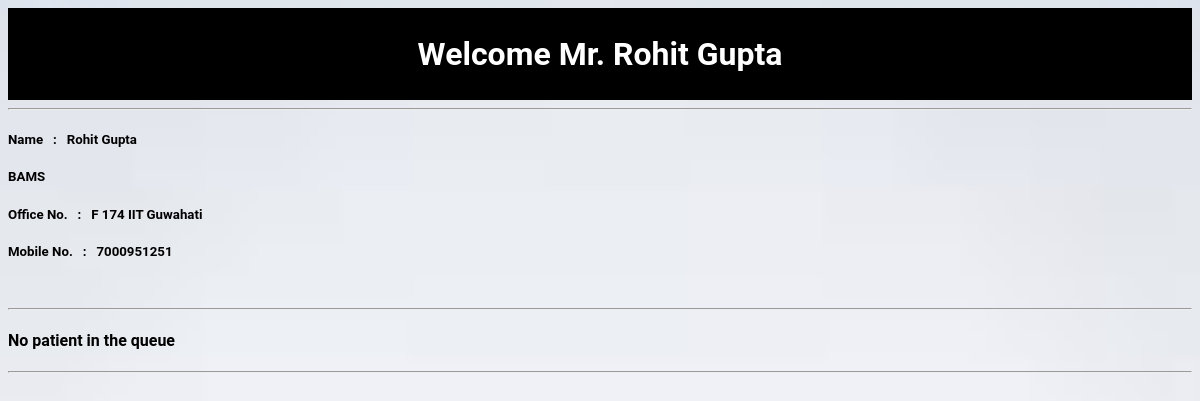
The page /doctor/2/ on the database its author committed.
### reception/models.py (models this page shows, shortened)
class doctor(models.Model):
	name = models.CharField(max_length = 50)
	degree = models.CharField(max_length = 100)
	mobile_no = models.CharField(max_length = 12, default='0000000000')
	room_no = models.CharField(max_length = 100)
	max_queue_no = models.CharField(max_length = 50)
	cur_queue_no = models.CharField(max_length = 50, default='1')

### reception/views.py (the view, shortened to what this page needs)
# urls.py: url(r'^doctor/(?P<doctor_id>[0-9]+)/$', views.show_doctor_details, name = 'doctor'),
def show_doctor_details(request, doctor_id):
	required_doctor_object = get_object_or_404(doctor, pk = doctor_id)
	if request.method == "POST":
		queue = get_object_or_404(required_doctor_object.queue_set, queue_no = request.POST['queue_no'])
		required_user_object = get_object_or_404(user_details, rfid = queue.user_associated)
	else:
		required_doctor_object.cur_queue_no = '0'
		required_doctor_object.max_queue_no = '0'
		required_doctor_object.save()
		return render(request, 'reception/doctor.html', {
		'required_doctor_object':required_doctor_object,
		'error_message' : "No patient in the queue",
		})

### reception/templates/reception/doctor.html (shortened to what this page needs)
{% load staticfiles %}
<link rel="stylesheet" type="text/css" href="{% static 'reception/style.css' %}" />
<header>
<h1><center>Welcome Mr. {{required_doctor_object.name}}</center></h1>
</header>
<hr>
<div class="col-sm-4 col-lg-2">
    <div class="thumbnail">
        <div class="caption">
            <h5>Name &nbsp; : &nbsp; {{ required_doctor_object.name }}</h5>
            <h5> {{ required_doctor_object.degree }}</h5>
            <h5>Office No. &nbsp; : &nbsp; {{ required_doctor_object.room_no }}</h5>
            <h5>Mobile No. &nbsp; : &nbsp; {{ required_doctor_object.mobile_no }}</h5><br>
                <hr>
            {% if error_message %}
                <h4> {{error_message}} </h4>
            {% endif %}
        </div>
    </div>
</div>
<hr>

### reception/static/reception/style.css (style rules this page uses)
header, footer { padding: 0.35em; color: white; background-color: black; clear: left; text-align: center; }

### rows shown on the page
doctor: name "Rohit Gupta", degree "BAMS", room_no "F 174 IIT Guwahati", mobile_no "7000951251"

### other values the page prints
{{ error_message }} "No patient in the queue"
